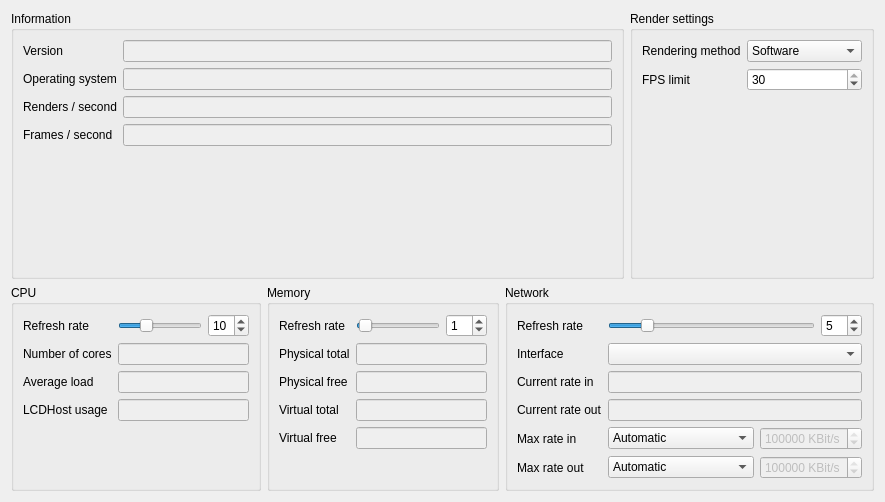
      <widget class="QWidget" name="systemTab">
       <attribute name="title">
        <string>System</string>
       </attribute>
       <layout class="QVBoxLayout" name="verticalLayout_20" stretch="0,1">
        <item>
         <layout class="QHBoxLayout" name="horizontalLayout_21">
          <item>
           <widget class="QGroupBox" name="groupBox_7">
            <property name="sizePolicy">
             <sizepolicy hsizetype="Preferred" vsizetype="Preferred">
              <horstretch>0</horstretch>
              <verstretch>0</verstretch>
             </sizepolicy>
            </property>
            <property name="minimumSize">
             <size>
              <width>0</width>
              <height>268</height>
             </size>
            </property>
            <property name="title">
             <string>Information</string>
            </property>
            <layout class="QFormLayout" name="formLayout_4">
             <property name="fieldGrowthPolicy">
              <enum>QFormLayout::AllNonFixedFieldsGrow</enum>
             </property>
             <item row="0" column="0">
              <widget class="QLabel" name="label_16">
               <property name="text">
                <string>Version</string>
               </property>
              </widget>
             </item>
             <item row="0" column="1">
              <widget class="QLineEdit" name="myVersion">
               <property name="enabled">
                <bool>false</bool>
               </property>
              </widget>
             </item>
             <item row="1" column="0">
              <widget class="QLabel" name="label_39">
               <property name="text">
                <string>Operating system</string>
               </property>
              </widget>
             </item>
             <item row="1" column="1">
              <widget class="QLineEdit" name="osVersion">
               <property name="enabled">
                <bool>false</bool>
               </property>
              </widget>
             </item>
             <item row="2" column="0">
              <widget class="QLabel" name="label_42">
               <property name="toolTip">
                <string>&lt;!DOCTYPE HTML PUBLIC &quot;-//W3C//DTD HTML 4.0//EN&quot; &quot;http://www.w3.org/TR/REC-html40/strict.dtd&quot;&gt;
&lt;html&gt;&lt;head&gt;&lt;meta name=&quot;qrichtext&quot; content=&quot;1&quot; /&gt;&lt;style type=&quot;text/css&quot;&gt;
p, li { white-space: pre-wrap; }
&lt;/style&gt;&lt;/head&gt;&lt;body style=&quot; font-family:'MS Shell Dlg 2'; font-size:7.8pt; font-weight:400; font-style:normal;&quot;&gt;
&lt;p style=&quot; margin-top:0px; margin-bottom:0px; margin-left:0px; margin-right:0px; -qt-block-indent:0; text-indent:0px;&quot;&gt;&lt;span style=&quot; font-size:8pt;&quot;&gt;This is how many times per second a plugin request for a rendering of it's contents is being processed.&lt;/span&gt;&lt;/p&gt;&lt;/body&gt;&lt;/html&gt;</string>
               </property>
               <property name="text">
                <string>Renders / second</string>
               </property>
              </widget>
             </item>
             <item row="2" column="1">
              <widget class="QLineEdit" name="rendersPerSecond">
               <property name="enabled">
                <bool>false</bool>
               </property>
              </widget>
             </item>
             <item row="3" column="0">
              <widget class="QLabel" name="label_43">
               <property name="toolTip">
                <string>&lt;!DOCTYPE HTML PUBLIC &quot;-//W3C//DTD HTML 4.0//EN&quot; &quot;http://www.w3.org/TR/REC-html40/strict.dtd&quot;&gt;
&lt;html&gt;&lt;head&gt;&lt;meta name=&quot;qrichtext&quot; content=&quot;1&quot; /&gt;&lt;style type=&quot;text/css&quot;&gt;
p, li { white-space: pre-wrap; }
&lt;/style&gt;&lt;/head&gt;&lt;body style=&quot; font-family:'MS Shell Dlg 2'; font-size:7.8pt; font-weight:400; font-style:normal;&quot;&gt;
&lt;p style=&quot; margin-top:0px; margin-bottom:0px; margin-left:0px; margin-right:0px; -qt-block-indent:0; text-indent:0px;&quot;&gt;&lt;span style=&quot; font-size:8pt;&quot;&gt;This is how often the LCD device is being updated. The LCD will be updated whenever a plugin requests a render operation, but the framerate can be limited.&lt;/span&gt;&lt;/p&gt;&lt;/body&gt;&lt;/html&gt;</string>
               </property>
               <property name="text">
                <string>Frames / second</string>
               </property>
              </widget>
             </item>
             <item row="3" column="1">
              <layout class="QHBoxLayout" name="horizontalLayout_14">
               <item>
                <widget class="QLineEdit" name="framesPerSecond">
                 <property name="enabled">
                  <bool>false</bool>
                 </property>
                </widget>
               </item>
              </layout>
             </item>
            </layout>
           </widget>
          </item>
          <item>
           <widget class="QGroupBox" name="groupBox_15">
            <property name="title">
             <string>Render settings</string>
            </property>
            <layout class="QFormLayout" name="formLayout_10">
             <item row="0" column="0">
              <widget class="QLabel" name="label_57">
               <property name="text">
                <string>Rendering method</string>
               </property>
              </widget>
             </item>
             <item row="0" column="1">
              <widget class="QComboBox" name="renderMethod">
               <property name="sizeAdjustPolicy">
                <enum>QComboBox::AdjustToContents</enum>
               </property>
               <item>
                <property name="text">
                 <string>Software</string>
                </property>
               </item>
               <item>
                <property name="text">
                 <string>Window system</string>
                </property>
               </item>
              </widget>
             </item>
             <item row="1" column="0">
              <widget class="QLabel" name="label_58">
               <property name="text">
                <string>FPS limit</string>
               </property>
              </widget>
             </item>
             <item row="1" column="1">
              <widget class="QSpinBox" name="fpsLimit">
               <property name="minimum">
                <number>1</number>
               </property>
               <property name="maximum">
                <number>30</number>
               </property>
               <property name="value">
                <number>30</number>
               </property>
              </widget>
             </item>
            </layout>
           </widget>
          </item>
         </layout>
        </item>
        <item>
         <widget class="QWidget" name="widget1" native="true">
          <layout class="QHBoxLayout" name="horizontalLayout_2">
           <property name="leftMargin">
            <number>0</number>
           </property>
           <property name="topMargin">
            <number>0</number>
           </property>
           <property name="rightMargin">
            <number>0</number>
           </property>
           <property name="bottomMargin">
            <number>0</number>
           </property>
           <item>
            <widget class="QGroupBox" name="groupBox_8">
             <property name="title">
              <string>CPU</string>
             </property>
             <layout class="QFormLayout" name="formLayout_5">
              <item row="1" column="0">
               <widget class="QLabel" name="label_19">
                <property name="text">
                 <string>Number of cores</string>
                </property>
               </widget>
              </item>
              <item row="1" column="1">
               <widget class="QLineEdit" name="cpuCount">
                <property name="enabled">
                 <bool>false</bool>
                </property>
               </widget>
              </item>
              <item row="0" column="0">
               <widget class="QLabel" name="cpuRefreshRateLabel">
                <property name="text">
                 <string>Refresh rate</string>
                </property>
               </widget>
              </item>
              <item row="0" column="1">
               <layout class="QHBoxLayout" name="horizontalLayout_6">
                <item>
                 <widget class="QSlider" name="horizontalSlider">
                  <property name="minimum">
                   <number>1</number>
                  </property>
                  <property name="maximum">
                   <number>30</number>
                  </property>
                  <property name="singleStep">
                   <number>1</number>
                  </property>
                  <property name="pageStep">
                   <number>5</number>
                  </property>
                  <property name="value">
                   <number>10</number>
                  </property>
                  <property name="orientation">
                   <enum>Qt::Horizontal</enum>
                  </property>
                 </widget>
                </item>
                <item>
                 <widget class="QSpinBox" name="cpuRefreshRate">
                  <property name="minimum">
                   <number>1</number>
                  </property>
                  <property name="maximum">
                   <number>30</number>
                  </property>
                  <property name="value">
                   <number>10</number>
                  </property>
                 </widget>
                </item>
               </layout>
              </item>
              <item row="2" column="0">
               <widget class="QLabel" name="label_22">
                <property name="text">
                 <string>Average load</string>
                </property>
               </widget>
              </item>
              <item row="2" column="1">
               <widget class="QLineEdit" name="cpuAverageLoad">
                <property name="enabled">
                 <bool>false</bool>
                </property>
               </widget>
              </item>
              <item row="3" column="0">
               <widget class="QLabel" name="label_17">
                <property name="text">
                 <string>LCDHost usage</string>
                </property>
               </widget>
              </item>
              <item row="3" column="1">
               <widget class="QLineEdit" name="cpuSelfUsage">
                <property name="enabled">
                 <bool>false</bool>
                </property>
               </widget>
              </item>
             </layout>
            </widget>
           </item>
           <item>
            <widget class="QGroupBox" name="groupBox_9">
             <property name="title">
              <string>Memory</string>
             </property>
             <layout class="QFormLayout" name="formLayout_6">
              <item row="1" column="0">
               <widget class="QLabel" name="label_23">
                <property name="text">
                 <string>Physical total</string>
                </property>
               </widget>
              </item>
              <item row="1" column="1">
               <widget class="QLineEdit" name="memPhysTotal">
                <property name="enabled">
                 <bool>false</bool>
                </property>
               </widget>
              </item>
              <item row="2" column="0">
               <widget class="QLabel" name="label_32">
                <property name="text">
                 <string>Physical free</string>
                </property>
               </widget>
              </item>
              <item row="2" column="1">
               <widget class="QLineEdit" name="memPhysFree">
                <property name="enabled">
                 <bool>false</bool>
                </property>
               </widget>
              </item>
              <item row="3" column="0">
               <widget class="QLabel" name="label_33">
                <property name="text">
                 <string>Virtual total</string>
                </property>
               </widget>
              </item>
              <item row="3" column="1">
               <widget class="QLineEdit" name="memVirtTotal">
                <property name="enabled">
                 <bool>false</bool>
                </property>
               </widget>
              </item>
              <item row="4" column="0">
               <widget class="QLabel" name="label_35">
                <property name="text">
                 <string>Virtual free</string>
                </property>
               </widget>
              </item>
              <item row="4" column="1">
               <widget class="QLineEdit" name="memVirtFree">
                <property name="enabled">
                 <bool>false</bool>
                </property>
               </widget>
              </item>
              <item row="0" column="0">
               <widget class="QLabel" name="memRefreshRateLabel">
                <property name="text">
                 <string>Refresh rate</string>
                </property>
               </widget>
              </item>
              <item row="0" column="1">
               <layout class="QHBoxLayout" name="horizontalLayout_7">
                <item>
                 <widget class="QSlider" name="horizontalSlider_2">
                  <property name="minimum">
                   <number>0</number>
                  </property>
                  <property name="maximum">
                   <number>30</number>
                  </property>
                  <property name="singleStep">
                   <number>1</number>
                  </property>
                  <property name="pageStep">
                   <number>5</number>
                  </property>
                  <property name="value">
                   <number>1</number>
                  </property>
                  <property name="orientation">
                   <enum>Qt::Horizontal</enum>
                  </property>
                 </widget>
                </item>
                <item>
                 <widget class="QSpinBox" name="memRefreshRate">
                  <property name="specialValueText">
                   <string>Off</string>
                  </property>
                  <property name="minimum">
                   <number>0</number>
                  </property>
                  <property name="maximum">
                   <number>30</number>
                  </property>
                  <property name="value">
                   <number>1</number>
                  </property>
                 </widget>
                </item>
               </layout>
              </item>
             </layout>
            </widget>
           </item>
           <item>
            <widget class="QGroupBox" name="groupBox_10">
             <property name="title">
              <string>Network</string>
             </property>
             <layout class="QFormLayout" name="formLayout_7">
              <item row="0" column="0">
               <widget class="QLabel" name="netRefreshRateLabel">
                <property name="text">
                 <string>Refresh rate</string>
                </property>
               </widget>
              </item>
              <item row="0" column="1">
               <layout class="QHBoxLayout" name="horizontalLayout_11">
                <item>
                 <widget class="QSlider" name="horizontalSlider_3">
                  <property name="minimum">
                   <number>0</number>
                  </property>
                  <property name="maximum">
                   <number>30</number>
                  </property>
                  <property name="singleStep">
                   <number>1</number>
                  </property>
                  <property name="pageStep">
                   <number>5</number>
                  </property>
                  <property name="value">
                   <number>5</number>
                  </property>
                  <property name="orientation">
                   <enum>Qt::Horizontal</enum>
                  </property>
                 </widget>
                </item>
                <item>
                 <widget class="QSpinBox" name="netRefreshRate">
                  <property name="specialValueText">
                   <string>Off</string>
                  </property>
                  <property name="minimum">
                   <number>0</number>
                  </property>
                  <property name="maximum">
                   <number>30</number>
                  </property>
                  <property name="value">
                   <number>5</number>
                  </property>
                 </widget>
                </item>
               </layout>
              </item>
              <item row="1" column="0">
               <widget class="QLabel" name="label_38">
                <property name="text">
                 <string>Interface</string>
                </property>
               </widget>
              </item>
              <item row="1" column="1">
               <widget class="QComboBox" name="netInterface"/>
              </item>
              <item row="2" column="0">
               <widget class="QLabel" name="label_36">
                <property name="text">
                 <string>Current rate in</string>
                </property>
               </widget>
              </item>
              <item row="2" column="1">
               <widget class="QLineEdit" name="netInbound">
                <property name="enabled">
                 <bool>false</bool>
                </property>
               </widget>
              </item>
              <item row="3" column="0">
               <widget class="QLabel" name="label_37">
                <property name="text">
                 <string>Current rate out</string>
                </property>
               </widget>
              </item>
              <item row="3" column="1">
               <widget class="QLineEdit" name="netOutbound">
                <property name="enabled">
                 <bool>false</bool>
                </property>
               </widget>
              </item>
              <item row="4" column="0">
               <widget class="QLabel" name="label_40">
                <property name="text">
                 <string>Max rate in</string>
                </property>
               </widget>
              </item>
              <item row="5" column="0">
               <widget class="QLabel" name="label_41">
                <property name="text">
                 <string>Max rate out</string>
                </property>
               </widget>
              </item>
              <item row="4" column="1">
               <layout class="QHBoxLayout" name="horizontalLayout_12">
                <item>
                 <widget class="QComboBox" name="netMaxRateInComboBox">
                  <item>
                   <property name="text">
                    <string>Automatic</string>
                   </property>
                  </item>
                  <item>
                   <property name="text">
                    <string>LAN 1 Gbit/s</string>
                   </property>
                  </item>
                  <item>
                   <property name="text">
                    <string>LAN 100 Mbit/s</string>
                   </property>
                  </item>
                  <item>
                   <property name="text">
                    <string>Cable/Fiber 10 Mbit/s</string>
                   </property>
                  </item>
                  <item>
                   <property name="text">
                    <string>DSL/Cable 2 Mbit/s</string>
                   </property>
                  </item>
                  <item>
                   <property name="text">
                    <string>DSL 768 Kbit/s</string>
                   </property>
                  </item>
                  <item>
                   <property name="text">
                    <string>Modem 56 Kbit/s</string>
                   </property>
                  </item>
                  <item>
                   <property name="text">
                    <string>Custom</string>
                   </property>
                  </item>
                 </widget>
                </item>
                <item>
                 <widget class="QSpinBox" name="netMaxRateIn">
                  <property name="enabled">
                   <bool>false</bool>
                  </property>
                  <property name="suffix">
                   <string> KBit/s</string>
                  </property>
                  <property name="maximum">
                   <number>1048576</number>
                  </property>
                  <property name="singleStep">
                   <number>1024</number>
                  </property>
                  <property name="value">
                   <number>1048576</number>
                  </property>
                 </widget>
                </item>
               </layout>
              </item>
              <item row="5" column="1">
               <layout class="QHBoxLayout" name="horizontalLayout_13">
                <item>
                 <widget class="QComboBox" name="netMaxRateOutComboBox">
                  <item>
                   <property name="text">
                    <string>Automatic</string>
                   </property>
                  </item>
                  <item>
                   <property name="text">
                    <string>LAN 1 Gbit/s</string>
                   </property>
                  </item>
                  <item>
                   <property name="text">
                    <string>LAN 100 Mbit/s</string>
                   </property>
                  </item>
                  <item>
                   <property name="text">
                    <string>Cable/Fiber 10 Mbit/s</string>
                   </property>
                  </item>
                  <item>
                   <property name="text">
                    <string>DSL/Cable 2 Mbit/s</string>
                   </property>
                  </item>
                  <item>
                   <property name="text">
                    <string>DSL 768 Kbit/s</string>
                   </property>
                  </item>
                  <item>
                   <property name="text">
                    <string>Modem 56 Kbit/s</string>
                   </property>
                  </item>
                  <item>
                   <property name="text">
                    <string>Custom</string>
                   </property>
                  </item>
                 </widget>
                </item>
                <item>
                 <widget class="QSpinBox" name="netMaxRateOut">
                  <property name="enabled">
                   <bool>false</bool>
                  </property>
                  <property name="suffix">
                   <string> KBit/s</string>
                  </property>
                  <property name="maximum">
                   <number>1048576</number>
                  </property>
                  <property name="singleStep">
                   <number>1024</number>
                  </property>
                  <property name="value">
                   <number>1048576</number>
                  </property>
                 </widget>
                </item>
               </layout>
              </item>
             </layout>
            </widget>
           </item>
          </layout>
         </widget>
        </item>
       </layout>
      </widget>
